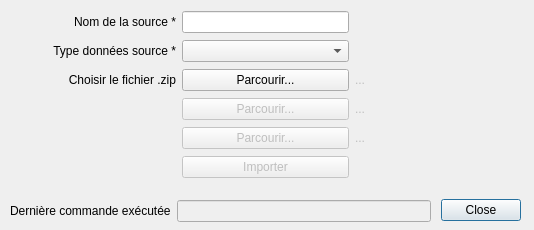
<?xml version="1.0" encoding="UTF-8"?>
<ui version="4.0">
 <class>Dialog</class>
 <widget class="QDialog" name="Dialog">
  <property name="geometry">
   <rect>
    <x>0</x>
    <y>0</y>
    <width>534</width>
    <height>230</height>
   </rect>
  </property>
  <property name="windowTitle">
   <string>Importer une nouvelle offre de transport en commun</string>
  </property>
  <widget class="QDialogButtonBox" name="buttonBox">
   <property name="geometry">
    <rect>
     <x>440</x>
     <y>190</y>
     <width>81</width>
     <height>41</height>
    </rect>
   </property>
   <property name="orientation">
    <enum>Qt::Horizontal</enum>
   </property>
   <property name="standardButtons">
    <set>QDialogButtonBox::Close</set>
   </property>
  </widget>
  <widget class="QWidget" name="layoutWidget_2">
   <property name="geometry">
    <rect>
     <x>10</x>
     <y>10</y>
     <width>511</width>
     <height>171</height>
    </rect>
   </property>
   <layout class="QGridLayout" name="gridLayout">
    <item row="1" column="1">
     <widget class="QComboBox" name="comboBoxFormat"/>
    </item>
    <item row="3" column="1">
     <widget class="QPushButton" name="pushButtonChoose2">
      <property name="enabled">
       <bool>false</bool>
      </property>
      <property name="text">
       <string>Parcourir...</string>
      </property>
     </widget>
    </item>
    <item row="2" column="0">
     <widget class="QLabel" name="labelChoose1">
      <property name="sizePolicy">
       <sizepolicy hsizetype="Preferred" vsizetype="Preferred">
        <horstretch>0</horstretch>
        <verstretch>0</verstretch>
       </sizepolicy>
      </property>
      <property name="whatsThis">
       <string/>
      </property>
      <property name="text">
       <string>Choisir le fichier .zip</string>
      </property>
      <property name="alignment">
       <set>Qt::AlignRight|Qt::AlignTrailing|Qt::AlignVCenter</set>
      </property>
     </widget>
    </item>
    <item row="2" column="2">
     <widget class="QLabel" name="labelFile1">
      <property name="enabled">
       <bool>false</bool>
      </property>
      <property name="text">
       <string>...</string>
      </property>
     </widget>
    </item>
    <item row="5" column="1">
     <widget class="QPushButton" name="pushButtonImport">
      <property name="enabled">
       <bool>false</bool>
      </property>
      <property name="text">
       <string>Importer</string>
      </property>
     </widget>
    </item>
    <item row="1" column="0">
     <widget class="QLabel" name="label">
      <property name="text">
       <string>Type données source *</string>
      </property>
      <property name="alignment">
       <set>Qt::AlignRight|Qt::AlignTrailing|Qt::AlignVCenter</set>
      </property>
     </widget>
    </item>
    <item row="3" column="2">
     <widget class="QLabel" name="labelFile2">
      <property name="enabled">
       <bool>false</bool>
      </property>
      <property name="text">
       <string>...</string>
      </property>
     </widget>
    </item>
    <item row="0" column="0">
     <widget class="QLabel" name="labelSchemaStockage">
      <property name="sizePolicy">
       <sizepolicy hsizetype="Preferred" vsizetype="Preferred">
        <horstretch>0</horstretch>
        <verstretch>0</verstretch>
       </sizepolicy>
      </property>
      <property name="whatsThis">
       <string/>
      </property>
      <property name="text">
       <string>Nom de la source *</string>
      </property>
      <property name="alignment">
       <set>Qt::AlignRight|Qt::AlignTrailing|Qt::AlignVCenter</set>
      </property>
     </widget>
    </item>
    <item row="2" column="1">
     <widget class="QPushButton" name="pushButtonChoose1">
      <property name="enabled">
       <bool>true</bool>
      </property>
      <property name="sizePolicy">
       <sizepolicy hsizetype="Preferred" vsizetype="Fixed">
        <horstretch>0</horstretch>
        <verstretch>0</verstretch>
       </sizepolicy>
      </property>
      <property name="toolTip">
       <string>&lt;html&gt;&lt;head/&gt;&lt;body&gt;&lt;p&gt;Le bouton n'est accessible qu'après avoir renseigné un préfixe pour la source. Le préfixe doit être différent de ceux des sources déjà importées (voir liste ci-dessous). &lt;/p&gt;&lt;p&gt;Attention : la source doit être un fichier .zip contenant directement les fichiers .txt, aucun dossier ne doit être inclus dans le fichier .zip. &lt;/p&gt;&lt;/body&gt;&lt;/html&gt;</string>
      </property>
      <property name="text">
       <string>Parcourir...</string>
      </property>
     </widget>
    </item>
    <item row="0" column="1">
     <widget class="QLineEdit" name="lineEditSourceName">
      <property name="sizePolicy">
       <sizepolicy hsizetype="Preferred" vsizetype="Fixed">
        <horstretch>0</horstretch>
        <verstretch>0</verstretch>
       </sizepolicy>
      </property>
      <property name="toolTip">
       <string>&lt;html&gt;&lt;head/&gt;&lt;body&gt;&lt;p&gt;Le préfixe sera accolé aux identifiants des objets de la source (arrêts, services, lignes, etc.).&lt;/p&gt;&lt;p&gt;Il est obligatoire pour pouvoir charger une source et doit être différents des préfixes des sources déjà chargées dans la base (voir ci-dessous). &lt;/p&gt;&lt;/body&gt;&lt;/html&gt;</string>
      </property>
      <property name="whatsThis">
       <string/>
      </property>
      <property name="text">
       <string/>
      </property>
     </widget>
    </item>
    <item row="3" column="0">
     <widget class="QLabel" name="labelChoose2">
      <property name="enabled">
       <bool>false</bool>
      </property>
      <property name="text">
       <string/>
      </property>
      <property name="alignment">
       <set>Qt::AlignRight|Qt::AlignTrailing|Qt::AlignVCenter</set>
      </property>
     </widget>
    </item>
    <item row="4" column="0">
     <widget class="QLabel" name="labelChoose3">
      <property name="enabled">
       <bool>false</bool>
      </property>
      <property name="text">
       <string/>
      </property>
      <property name="alignment">
       <set>Qt::AlignRight|Qt::AlignTrailing|Qt::AlignVCenter</set>
      </property>
     </widget>
    </item>
    <item row="4" column="1">
     <widget class="QPushButton" name="pushButtonChoose3">
      <property name="enabled">
       <bool>false</bool>
      </property>
      <property name="text">
       <string>Parcourir...</string>
      </property>
     </widget>
    </item>
    <item row="4" column="2">
     <widget class="QLabel" name="labelFile3">
      <property name="enabled">
       <bool>false</bool>
      </property>
      <property name="text">
       <string>...</string>
      </property>
     </widget>
    </item>
   </layout>
  </widget>
  <widget class="QWidget" name="">
   <property name="geometry">
    <rect>
     <x>10</x>
     <y>200</y>
     <width>421</width>
     <height>22</height>
    </rect>
   </property>
   <layout class="QHBoxLayout" name="horizontalLayout">
    <item>
     <widget class="QLabel" name="label_5">
      <property name="text">
       <string>Dernière commande exécutée</string>
      </property>
     </widget>
    </item>
    <item>
     <widget class="QLineEdit" name="lineEditCommand">
      <property name="enabled">
       <bool>false</bool>
      </property>
     </widget>
    </item>
   </layout>
  </widget>
 </widget>
 <resources/>
 <connections>
  <connection>
   <sender>buttonBox</sender>
   <signal>accepted()</signal>
   <receiver>Dialog</receiver>
   <slot>accept()</slot>
   <hints>
    <hint type="sourcelabel">
     <x>248</x>
     <y>254</y>
    </hint>
    <hint type="destinationlabel">
     <x>157</x>
     <y>274</y>
    </hint>
   </hints>
  </connection>
  <connection>
   <sender>buttonBox</sender>
   <signal>rejected()</signal>
   <receiver>Dialog</receiver>
   <slot>reject()</slot>
   <hints>
    <hint type="sourcelabel">
     <x>316</x>
     <y>260</y>
    </hint>
    <hint type="destinationlabel">
     <x>286</x>
     <y>274</y>
    </hint>
   </hints>
  </connection>
 </connections>
</ui>
